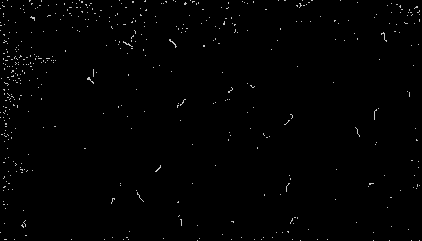
#> input picture test_images/TOZERO.png, 422 x 241 px, found by its file name
$ python detection.py
#> lines starting #> are read from the running program, lines starting #| are printed output that depends on the picture; after the words box and inside, x2 and y2 are one past the last pixel; in counts of white or black regions, pixels touching at a corner belong together
import cv2
import numpy as np

img_bgr = cv2.imread('/home/cadbury/Documents/nema-life/test_images/TOZERO.png')
#> img_bgr is the input picture: shape (241, 422, 3); min 0, max 206, mean 1.8
# img_bgr = cv2.imread('test.png')
# template = cv2.imread()
# w , h = template.shape[::-1]

w = 2
h = 2

threshold = 150

loc = np.where(img_bgr >= threshold)

for pt in zip(*loc[::-1]):
    cv2.rectangle(img_bgr , (pt[0],pt[1]) , (pt[0]+w , pt[1]+h) , (0,255,255) , 1)
#> this loop made 2853 passes
#> pt on passes 1 to 3: (0, 7, 0), (1, 7, 0), (2, 7, 0)
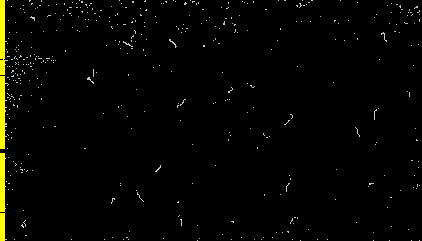
#> img_bgr: shape (241, 422, 3); 1.15% of pixels changed, all inside (x1, y1, x2, y2) = (0, 0, 5, 241)

cv2.imshow('detected' , img_bgr)
cv2.waitKey(0)
cv2.destroyAllWindows()

#-----------------NOT DESIRED -----------------------------------
# ---------------TRY PASSING TEMPLATE OR ANY OTHER WAY-----------
